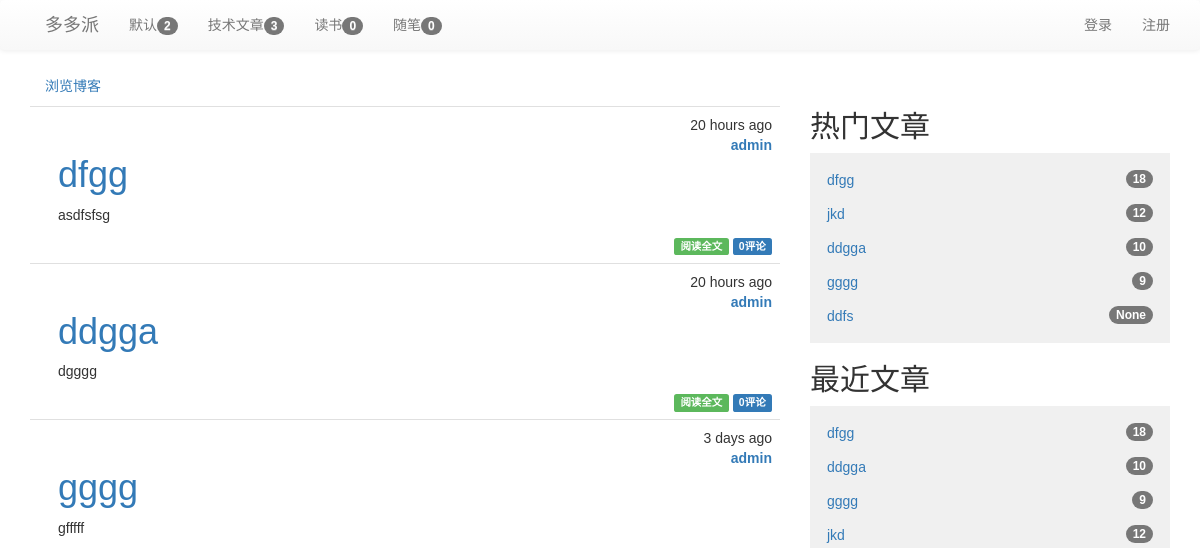
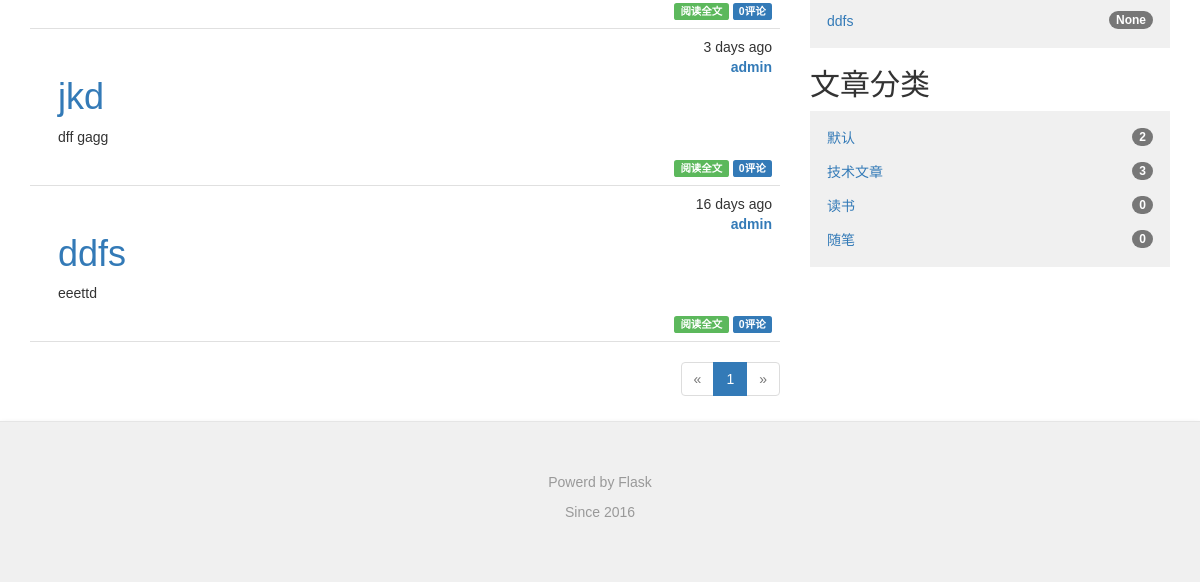
Before: / with the older database file (2 pictures, top to bottom).
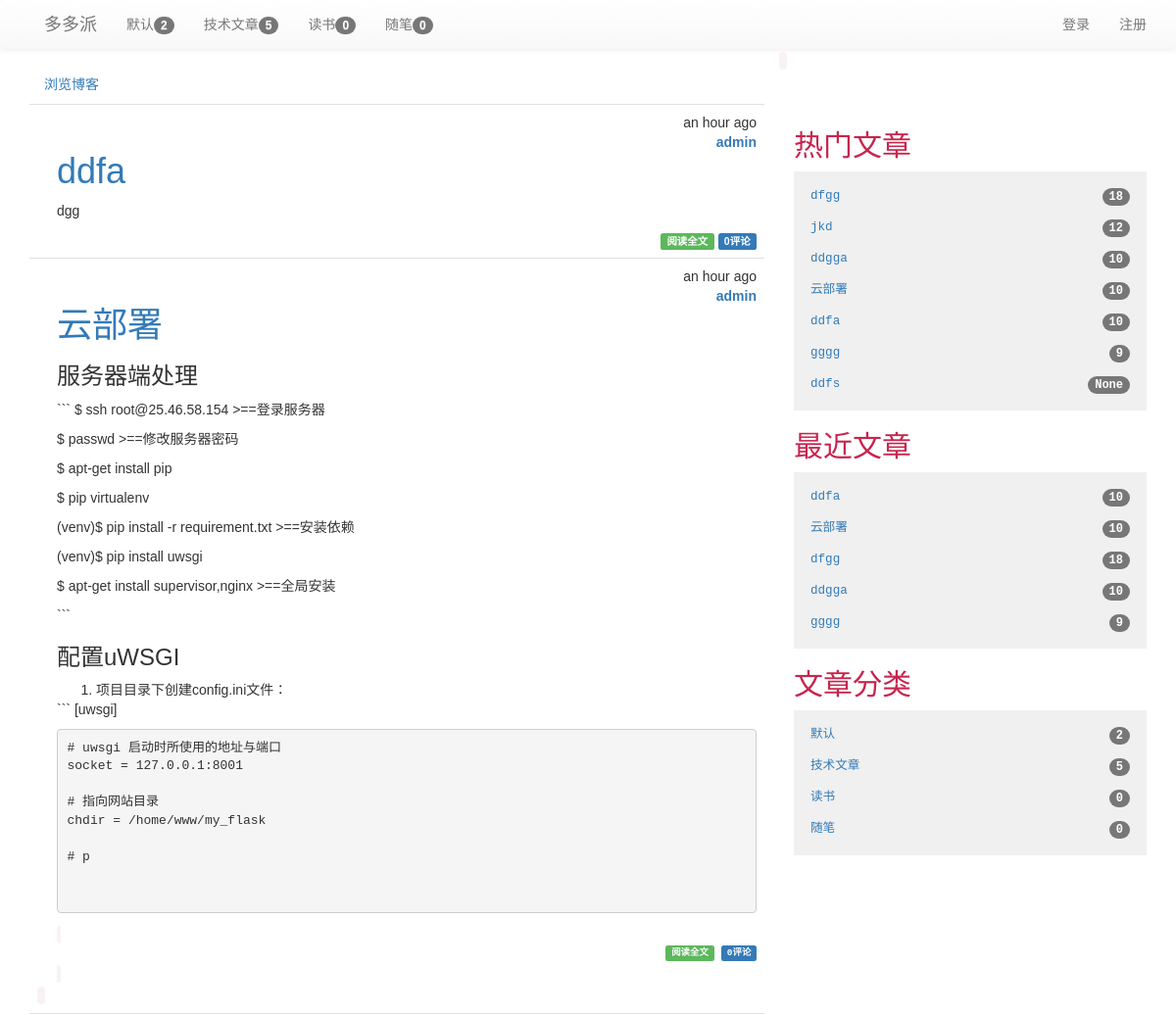
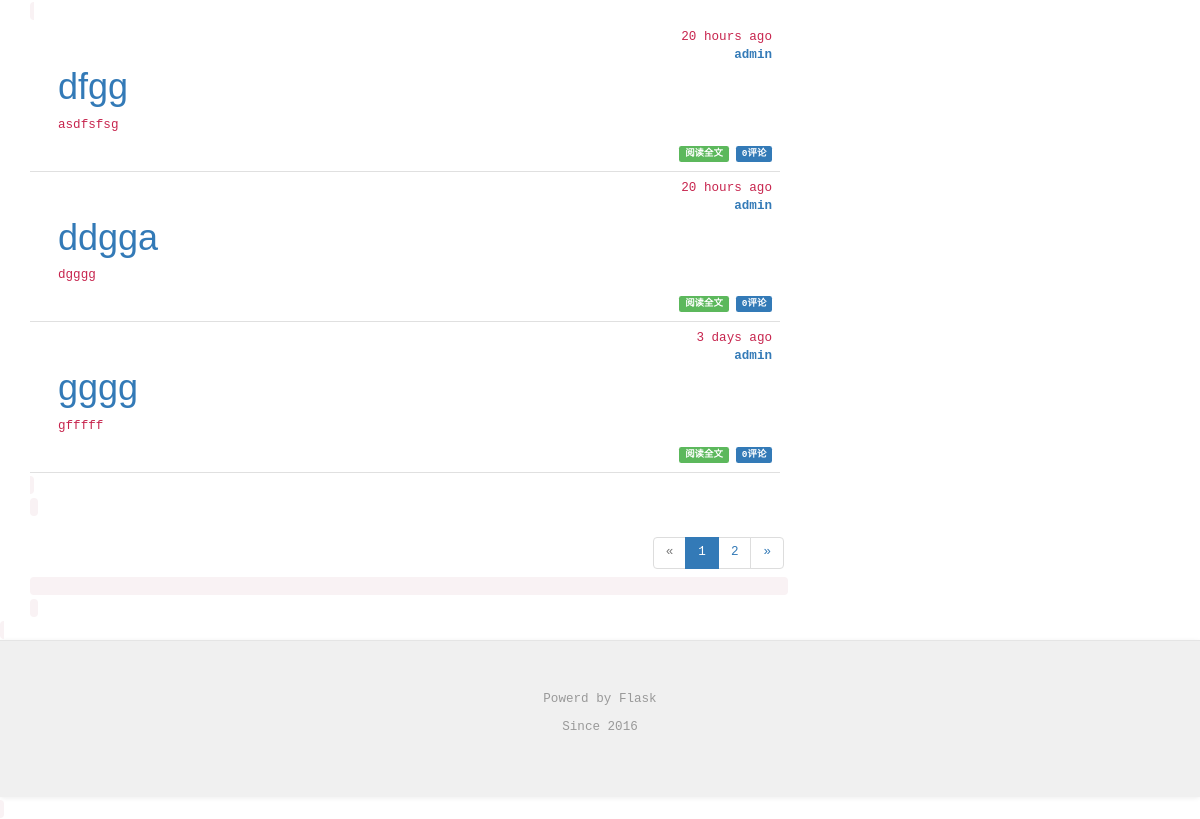
After: the same page with the newer database file (2 pictures, top to bottom).
### app/models.py (models this page shows, shortened)
class Category(db.Model):
    __tablename__ = 'categories'
    id = db.Column(db.Integer,primary_key=True)
    name = db.Column(db.String(64),unique=True)
    posts = db.relationship('Post',backref='category',lazy='dynamic')

class Post(db.Model):
    __tablename__ = 'posts'
    id = db.Column(db.Integer,primary_key=True)
    title = db.Column(db.Text(128))
    body = db.Column(db.Text)
    body_html = db.Column(db.Text)
    timestamp = db.Column(db.DateTime,index=True,default=datetime.utcnow)
    auth_id = db.Column(db.Integer,db.ForeignKey('users.id'))
    category_id = db.Column(db.Integer,db.ForeignKey('categories.id'))
    comments = db.relationship('Comment',backref='post',lazy='dynamic')
    visits = db.Column(db.Integer,nullable=False,default=int(10))

class User(UserMixin, db.Model):
    __tablename__ = 'users'
    id = db.Column(db.Integer, primary_key=True)
    email = db.Column(db.String(64), unique=True, index=True)
    username = db.Column(db.String(64), unique=True, index=True)
    role_id = db.Column(db.Integer, db.ForeignKey('roles.id'))
    password_hash = db.Column(db.String(128))
    confirmed = db.Column(db.Boolean, default=False)
    name = db.Column(db.String(64))
    location = db.Column(db.String(64))
    about_me = db.Column(db.Text())
    member_since = db.Column(db.DateTime(), default=datetime.utcnow)
    last_seen = db.Column(db.DateTime(), default=datetime.utcnow)
    posts = db.relationship('Post',backref='author',lazy='dynamic')
    followed = db.relationship('Follow',
                               foreign_keys=[Follow.follower_id],
                               backref=db.backref('follower',lazy='joined'),
                               lazy='dynamic',cascade='all,delete-orphan')
    followers = db.relationship('Follow',
                                foreign_keys=[Follow.followed_id],
                                backref=db.backref('followed',lazy='joined'),
                                lazy='dynamic',cascade='all,delete-orphan')
    sendto = db.relationship('Message',
                             foreign_keys=[Message.sendto_id],
                             backref=db.backref('sendto',lazy='joined'),
                             lazy='dynamic',cascade='all,delete-orphan'
                             )
    author = db.relationship('Message',
                             foreign_keys=[Message.author_id],
                             backref=db.backref('author',lazy='joined'),
                             lazy='dynamic',cascade='all,delete-orphan'
                             )
    comments = db.relationship('Comment',backref='author',lazy='dynamic')
    starposts = db.relationship('Post',secondary='stars',backref=db.backref('stared',lazy='joined'),lazy='joined')
    @property
    def password(self):
        raise AttributeError('password is not a readable attribute')

### app/main/views.py (the view)
@main.route('/',methods=['GET','POST'])
def index():
    form = PostForm()
    page = request.args.get('page',1,type=int)
    show_followed = False
    if current_user.is_authenticated:
        show_followed = bool(request.cookies.get('show_followed',''))
    if show_followed:
        query = current_user.followed_posts
    else:
        query = Post.query
    pagination = query.order_by(Post.timestamp.desc()).paginate(
            page,per_page=current_app.config['FLASKY_POSTS_PER_PAGE'],error_out=False)
    posts = pagination.items
    return render_template('index.html',posts=posts,form=form,pagination=pagination,
                           show_followed=show_followed)

### app/auth/views.py (called while the page is built)
@auth.before_app_request
def before_request():
    if current_user.is_authenticated:
        current_user.ping()
        if not current_user.confirmed \
            and request.endpoint[:5] != 'auth.' \
            and request.endpoint != 'static':
            return redirect(url_for('auth.unconfirmed'))

### app/main/__init__.py (called while the page is built)
@main.app_context_processor
def inject_permission():
    return dict(Permission=Permission)

### app/main/views.py (called while the page is built)
@main.before_app_request
def before_request(): #定义全局变量
    g.categories=Category.query.all()
    g.hotpost = Post.query.order_by(Post.visits.desc()).all()

@main.after_app_request
def after_request(response):
    for query in get_debug_queries():
        if query.duration >= current_app.config['FLASKY_SLOW_DB_QUERY_TIME']:
            current_app.logger.warning(
                'Slow query:%s\nParameters: %s\nDuration: %fs\nContext: %s\n'
                %(query.statement,query.parameters,query.duration,query.context)
            )
    return response

### app/models.py (called while the page is built)
    def can(self, permissions):
        return False

    def is_administrator(self):
        return False

### app/templates/index.html (shortened to what this page needs)
{% extends "base.html" %}
{% import "bootstrap/wtf.html" as wtf %}
{% import "_macros.html" as macros %}
{% block page_content %}
<div class="row">
    <div class="col-xs-8">
        <div class="post-tabs">
            <ul class="nav nav-pills">
                <li><a href="{{ url_for('.show_all')}}">浏览博客</a></li>
            </ul>
            {% include "_posts_thumbnail.html"%}
        </div>
        {% if pagination %}
        <div class="pagination">
            {{ macros.pagination_widget(pagination, '.index') }}
        </div>
    </div>
    <div class="col-xs-4">
        <div class="write-button" style="padding:20px">
        </div>
        <li class="treeview list-unstyled">
            <h2>热门文章</h2>
            <ul class="treeview-menu list-unstyled">
                {% for post in g.hotpost %}
                <li><a href="{{ url_for('main.post', id=post.id) }}">{{ post.title }}<span class="badge">{{ post.visits}}</span></a></li>
                {% endfor %}
            </ul>
        </li>
        <li class="treeview list-unstyled">
            <h2>最近文章</h2>
            <ul class="treeview-menu list-unstyled">
                {% for post in posts %}
                <li><a href="{{ url_for('main.post', id=post.id) }}">{{ post.title }}<span class="badge">{{ post.visits}}</span></a></li>
                {% endfor %}
            </ul>
        </li>
        <li class="treeview list-unstyled">
            <h2>文章分类</h2>
            <ul class="treeview-menu list-unstyled">
                {% for category in g.categories %}
                <li><a href="{{ url_for('main.category',id=category.id)}}">{{category.name}}<span class="badge">{{category.posts.count()}}</span></a></li>
                {% endfor %}
            </ul>
        </li>
    </div>
</div>
{% endif %}
{% endblock %}

### app/templates/base.html (shortened to what this page needs)
{% extends "bootstrap/base.html" %}
{% block head %}
{{ super() }}
<link rel="stylesheet" type="text/css" href="{{ url_for('static', filename='css/bootstrap.css') }}">
<link rel="stylesheet" type="text/css" href="{{ url_for('static', filename='css/bootstrap.min.css') }}">
<link rel="stylesheet" type="text/css" href="{{ url_for('static', filename='css/bootstrap-theme.css') }}">
<link rel="stylesheet" type="text/css" href="{{ url_for('static', filename='css/bootstrap-theme.min.css') }}">
<link rel="stylesheet" type="text/css" href="{{ url_for('static', filename='styles.css') }}">
{% endblock %}
{% block navbar %}
<div class="nav navbar-default">
    <div class="container">
        <div class="navbar-header">
            <a class="navbar-brand" href="/">多多派</a>
        </div>
            <ul class="nav navbar-nav">
            {% for category in g.categories %}
                <li><a href="{{ url_for('main.category',id=category.id)}}">{{category.name}}<span class="badge">{{category.posts.count()}}</span></a></li>
            {% endfor %}
            </ul>
            <ul class="nav navbar-nav navbar-right">
                <li><a href="{{url_for('auth.register')}}">注册</a></li>
            </ul>
            <ul class="nav navbar-nav navbar-right">
                {% if current_user.is_authenticated %}
                <li class="dropdown">
                    <a href="#" class="dropdown-toggle" data-toggle="dropdown">{{current_user.username}}的账号<b class="caret"></b></a>
                    <ul class="dropdown-menu">
                        <li><a href="{{ url_for('auth.change_password') }}">修改密码</a></li>
                        <li><a href="{{ url_for('auth.change_email_request') }}">修改邮箱</a></li>
                        <li><a href="{{ url_for('main.profile',username=current_user.username) }}">用户资料</a></li>
                        <li><a href="{{ url_for('auth.logout') }}">退出登录</a></li>
                    </ul>
                </li>
                {% else %}
                <li><a href="{{ url_for('auth.login') }}">登录</a></li>
                {% endif %}
             </ul>
        </div>
   </div>
{% endblock %}
{% block content %}
<div class="container">
    {% block page_content %}{% endblock %}
</div>
<div class="nav navbar-default">
  <footer class="blog-footer">
      <p>Powerd by Flask</p>
      <p>Since 2016</p>
  </footer>
</div>
{% endblock %}

### app/templates/_posts_thumbnail.html (shortened to what this page needs)
<ul class="posts">
    {% for post in posts %}
    <li class="post">
        <div class="post-content">
            <div class="post-date">{{ moment(post.timestamp).fromNow() }}</div><br/>
            <div class="post-auth"><a href="{{ url_for('.profile',username=post.author.username) }}">{{ post.author.username }}</a></div>
            <div class="post-title text-primary">
                {% if post.title %}
                <h1>{{ post.title }}</h1>
                {% endif %}
            </div>
            <div class="post-body">
                {% if post.body_html %}
                    {{ post.body_html[:500]| safe }}
                {% else %}
                    {{ post.body[:500] }}
                {% endif %}
            </div>
            <div class="post-footer">
                <a href="{{ url_for('.post',id=post.id) }}">
                    <span class="label label-success">阅读全文</span>
                </a>
                <a href="{{ url_for('.post',id=post.id) }}#comments">
                    <span class="label label-primary">{{ post.comments.count() }}评论</span>
                </a>
            </div>
        </div>
    </li>
    {% endfor %}
</ul>

Changed rows visible on the page:
no longer on one of the page's lists (row unchanged): Post: timestamp "3 days ago", author.username "admin", title "jkd", body_html "dff gagg", visits "12"
no longer on one of the page's lists (row unchanged): Post: timestamp "16 days ago", author.username "admin", title "ddfs", body_html "eeettd", visits "None"
computed for Category "技术文章": posts.count "3" → "5"
added Post: timestamp "an hour ago", author.username "admin", title "ddfa", body_html "dgg", comments.count "0", visits "10"
added Post: timestamp "an hour ago", author.username "admin", title "云部署", body_html "服务器端处理 ``` $ ssh root@25.46.58.154 >==登录服务器 $ passwd >==修改服务器密码 $ apt-get install pip $ pip virtualenv (venv)$ pip install -r requirement.txt >==安装依赖 (venv)$ pip install uwsgi $ apt-get install supervisor,nginx >==全局安装 ``` 配置uWSGI 项目目录下创建config.ini文件： ``` [uwsgi] # uwsgi 启动时所使用的地址与端口 socket = 127.0.0.1:8001 # 指向网站目录 chdir = /home/www/my_flask # p", comments.count "0", visits "10"
Other visible differences:
new list line: "2"
